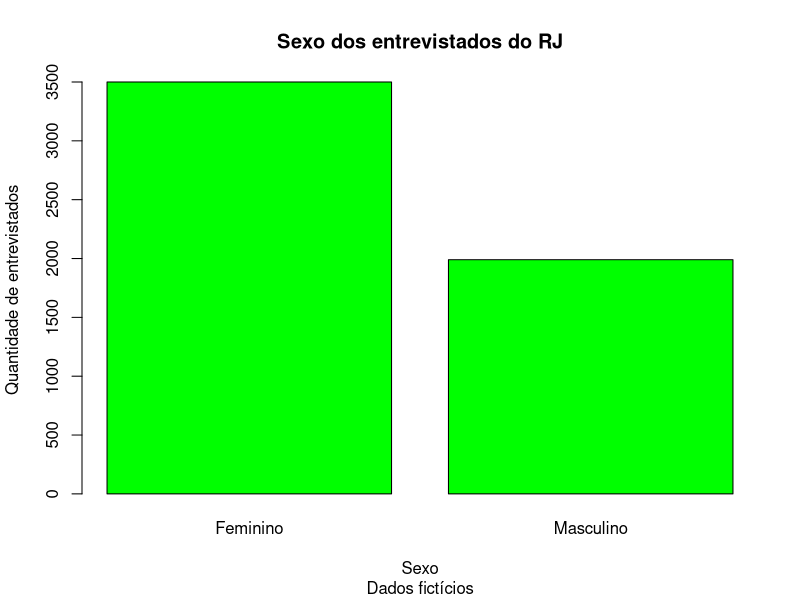
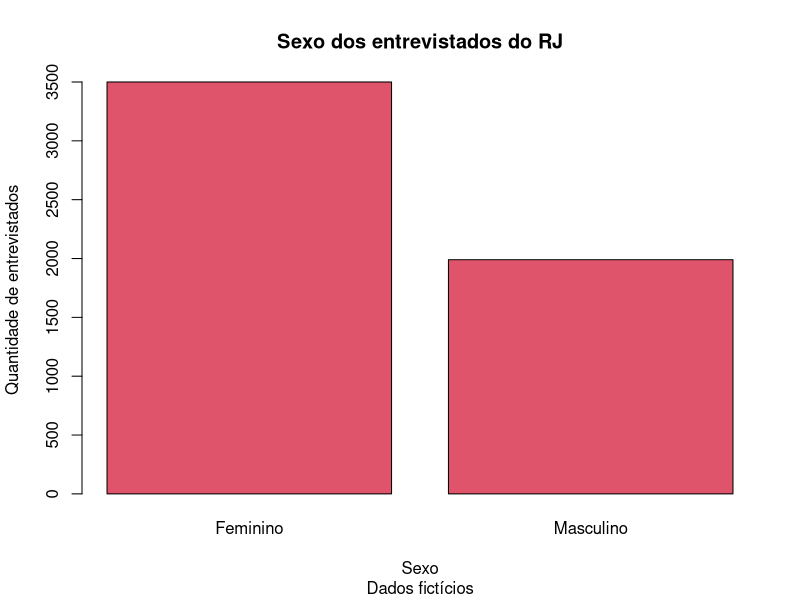
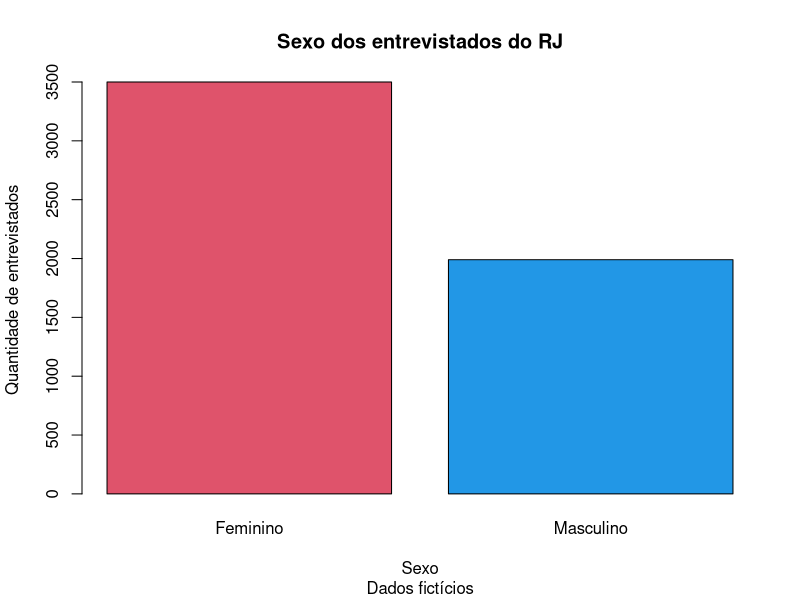
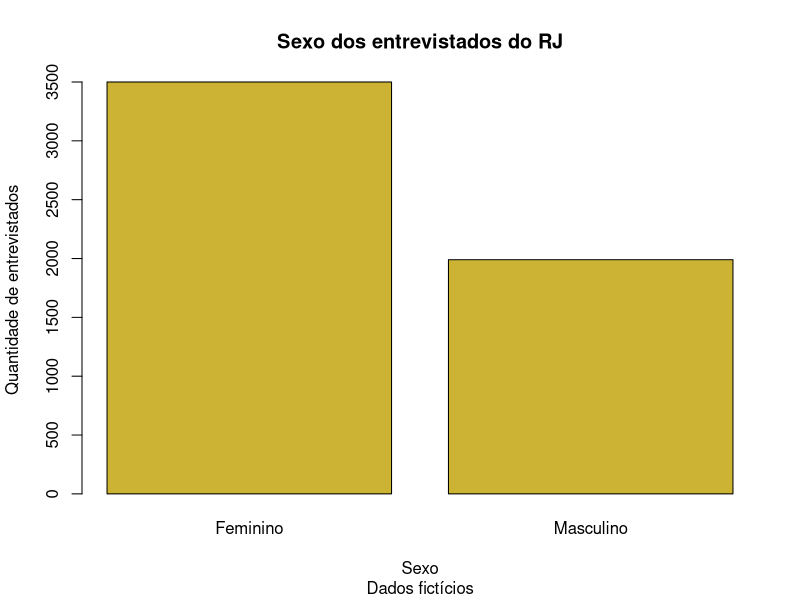
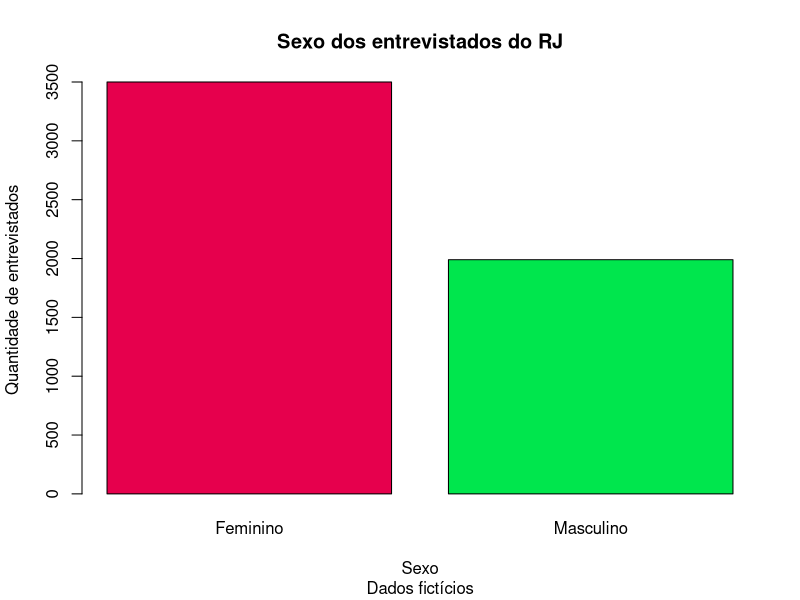
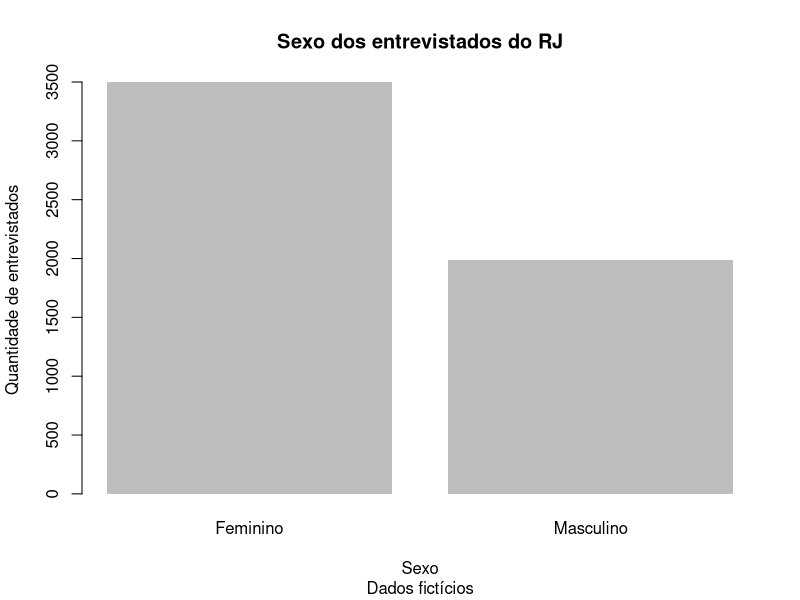
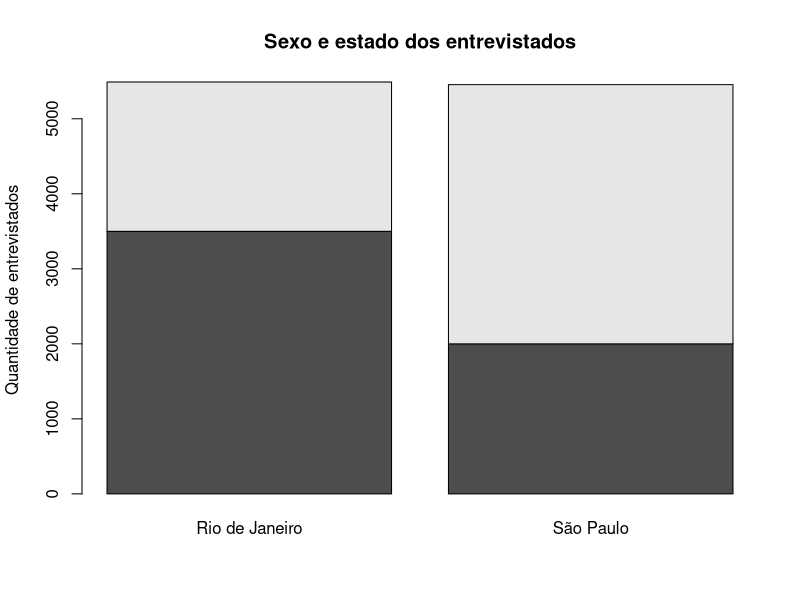
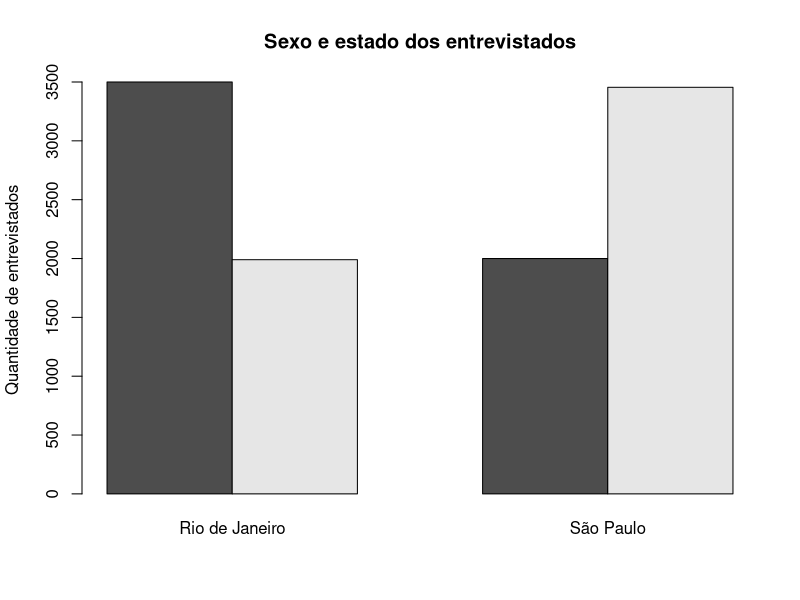

These charts were generated, in order, by the following R code:
## ---- chunk 1
x <- c("Feminino", "Masculino")
RJ <- c(3500, 1990)
## ---- chunk 2
barplot(RJ, names.arg = x, main = "Sexo dos entrevistados do RJ", xlab = "Sexo", 
        ylab = "Quantidade de entrevistados", sub = "Dados fictícios", col = "green")
## ---- chunk 3
barplot(RJ, names.arg = x, main = "Sexo dos entrevistados do RJ", xlab = "Sexo", 
        ylab = "Quantidade de entrevistados", sub = "Dados fictícios", col = 2)
## ---- chunk 4
barplot(RJ, names.arg = x, main = "Sexo dos entrevistados do RJ", xlab = "Sexo", 
        ylab = "Quantidade de entrevistados", sub = "Dados fictícios", col = c(10, 20))
## ---- chunk 5
barplot(RJ, names.arg = x, main = "Sexo dos entrevistados do RJ", xlab = "Sexo", 
        ylab = "Quantidade de entrevistados", sub = "Dados fictícios",
        col = rgb(0.8, 0.7, 0.2))
## ---- chunk 6
barplot(RJ, names.arg = x, main = "Sexo dos entrevistados do RJ", xlab = "Sexo", 
        ylab = "Quantidade de entrevistados", sub = "Dados fictícios",
        col = c(rgb(0.9, 0, 0.3), rgb(0, 0.9, 0.3)))
## ---- chunk 7
barplot(RJ, names.arg = x, main = "Sexo dos entrevistados do RJ", xlab = "Sexo", 
        ylab = "Quantidade de entrevistados", sub = "Dados fictícios", border = NA)
## ---- chunk 8
x <- c("Feminino", "Masculino")
RJ <- c(3500, 1990)
SP <- c(2000, 3455)
Y <- matrix(c(RJ, SP), nrow = 2, ncol = 2, 
            dimnames = list(x, c("Rio de Janeiro", "São Paulo")))
Y
## ---- chunk 9
barplot(Y, main = "Sexo e estado dos entrevistados", ylab = "Quantidade de entrevistados")
## ---- chunk 10
barplot(Y, main = "Sexo e estado dos entrevistados", ylab = "Quantidade de entrevistados", 
        beside = T)
## ---- chunk 11
barplot(Y, main = "Sexo e estado dos entrevistados", ylab = "Quantidade de entrevistados", 
        beside = T, legend.text = rownames(Y), sub = "Dados fictícios")
## ---- chunk 12
barplot(Y, main = "Sexo e estado dos entrevistados", xlab = "Sexo", 
        ylab = "Quantidade de entrevistados", beside = T, legend.text = rownames(Y),
        sub = "Dados fictícios", ylim = c(0, 6000))
## ---- chunk 13
barplot(Y, main = "Sexo e estado dos entrevistados", xlab = "Sexo", 
        ylab = "Quantidade de entrevistados", beside = T, legend.text = rownames(Y),
        sub = "Dados fictícios", xlim = c(0, 10))
